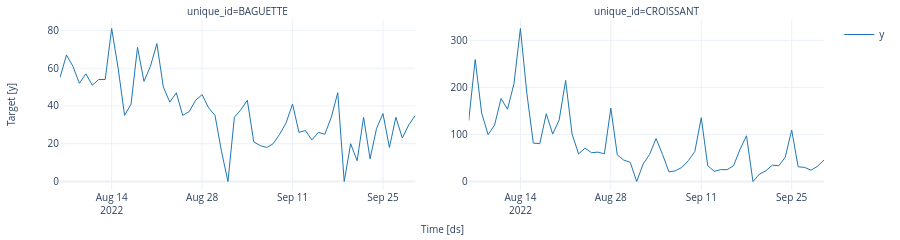

Notebook cell for this chart:
### Code cell
plot_series(df=df, ids=["BAGUETTE", "CROISSANT"], max_insample_length=56, palette="tab10", engine="plotly")
